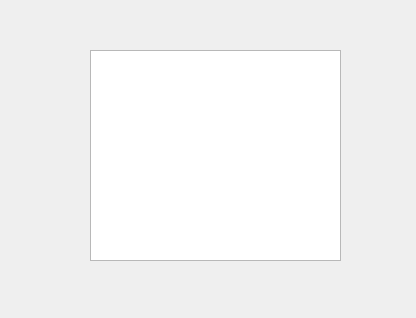
<?xml version="1.0" encoding="UTF-8"?>
<ui version="4.0">
 <class>Form</class>
 <widget class="QWidget" name="Form">
  <property name="geometry">
   <rect>
    <x>0</x>
    <y>0</y>
    <width>416</width>
    <height>318</height>
   </rect>
  </property>
  <property name="windowTitle">
   <string>Form</string>
  </property>
  <widget class="QTextEdit" name="log_textEdit">
   <property name="geometry">
    <rect>
     <x>90</x>
     <y>50</y>
     <width>251</width>
     <height>211</height>
    </rect>
   </property>
  </widget>
 </widget>
 <resources/>
 <connections/>
 <slots>
  <slot>btn()</slot>
 </slots>
</ui>
